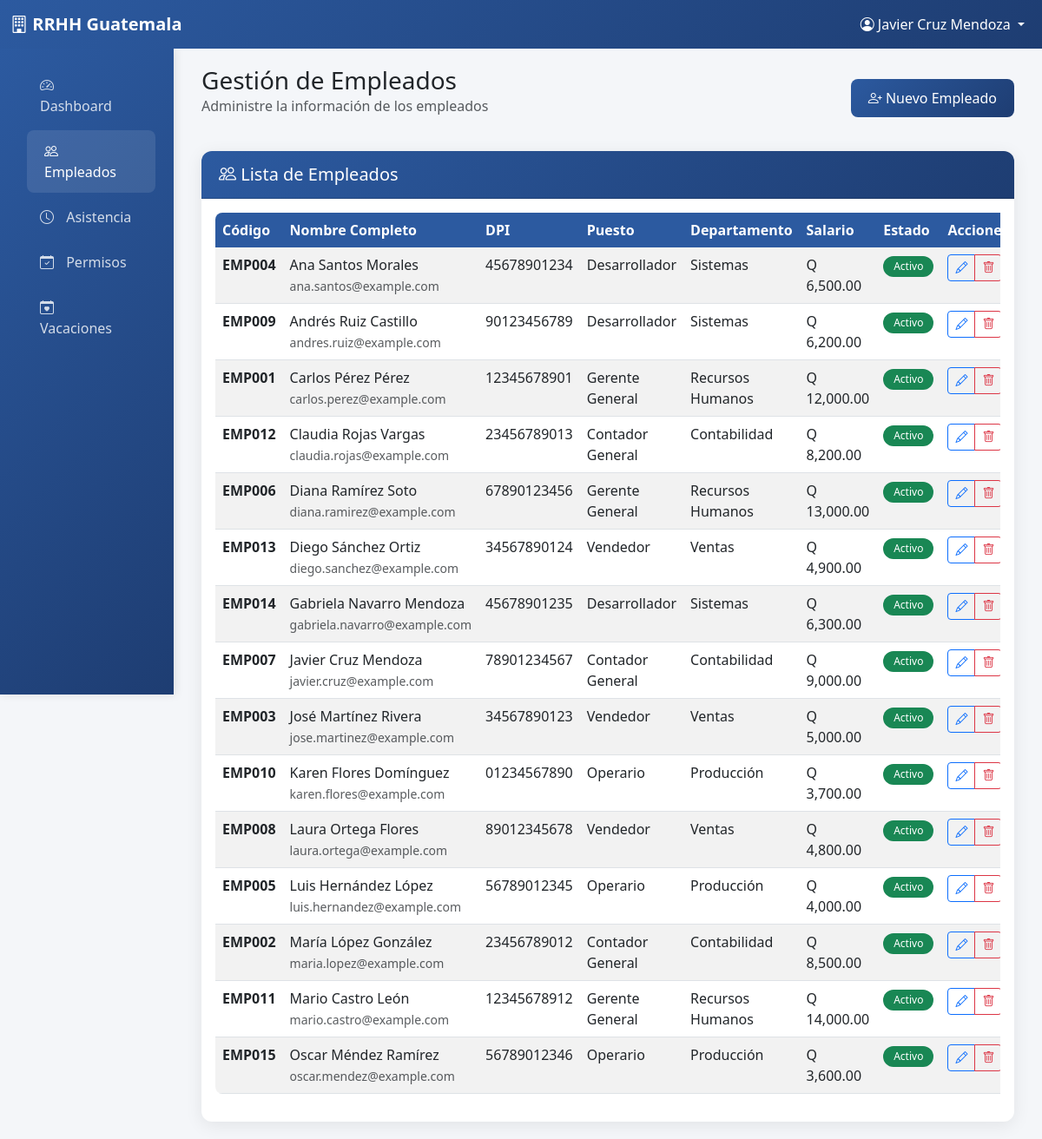
Page /empleados.php (signed in) on the committed database.
### tables this page shows
CREATE TABLE `empleados` (
  `id_empleado` int(11) NOT NULL,
  `codigo_empleado` varchar(20) NOT NULL,
  `nombres` varchar(100) NOT NULL,
  `apellidos` varchar(100) NOT NULL,
  `dpi` varchar(20) NOT NULL,
  `nit` varchar(15) DEFAULT NULL,
  `telefono` varchar(15) DEFAULT NULL,
  `email` varchar(100) DEFAULT NULL,
  `direccion` text DEFAULT NULL,
  `fecha_nacimiento` date DEFAULT NULL,
  `sexo` enum('M','F') DEFAULT NULL,
  `estado_civil` enum('soltero','casado','divorciado','viudo','union_hecho') DEFAULT NULL,
  `numero_igss` varchar(20) DEFAULT NULL,
  `numero_irtra` varchar(20) DEFAULT NULL,
  `numero_cuenta_bancaria` varchar(30) DEFAULT NULL,
  `banco` varchar(50) DEFAULT NULL,
  `id_puesto` int(11) DEFAULT NULL,
  `fecha_ingreso` date NOT NULL,
  `fecha_salida` date DEFAULT NULL,
  `salario_base` decimal(10,2) NOT NULL,
  `bonificacion_decreto` decimal(10,2) DEFAULT 250.00,
  `estado` enum('activo','inactivo','suspendido','finiquitado') DEFAULT 'activo',
  `foto` blob DEFAULT NULL,
  `fecha_creacion` timestamp NOT NULL DEFAULT current_timestamp(),
  `fecha_modificacion` timestamp NOT NULL DEFAULT current_timestamp() ON UPDATE current_timestamp()
);

CREATE TABLE `puestos` (
  `id_puesto` int(11) NOT NULL,
  `nombre` varchar(100) NOT NULL,
  `descripcion` text DEFAULT NULL,
  `salario_base` decimal(10,2) NOT NULL,
  `id_departamento` int(11) DEFAULT NULL,
  `estado` enum('activo','inactivo') DEFAULT 'activo',
  `fecha_creacion` timestamp NOT NULL DEFAULT current_timestamp()
);

CREATE TABLE `departamentos` (
  `id_departamento` int(11) NOT NULL,
  `nombre` varchar(100) NOT NULL,
  `descripcion` text DEFAULT NULL,
  `jefe_departamento` int(11) DEFAULT NULL,
  `estado` enum('activo','inactivo') DEFAULT 'activo',
  `fecha_creacion` timestamp NOT NULL DEFAULT current_timestamp()
);

### empleados.php (the view, shortened to what this page needs)
<?php
$database = new Database();
$db = $database->getConnection();
$action = $_GET['action'] ?? 'listar';
if ($action == 'listar') {
    $stmt = $db->query("
        SELECT e.*, p.nombre as puesto, d.nombre as departamento
        FROM empleados e
        LEFT JOIN puestos p ON e.id_puesto = p.id_puesto
        LEFT JOIN departamentos d ON p.id_departamento = d.id_departamento
        WHERE e.estado != 'finiquitado'
        ORDER BY e.nombres, e.apellidos
    ");
    $empleados = $stmt->fetchAll(PDO::FETCH_ASSOC);
}
include 'includes/header.php';
?>
<div class="container-fluid">
    <div class="row">
        <?php include 'includes/sidebar.php'; ?>
        <div class="col-lg-10">
            <div class="main-content">
                <?php if ($action == 'listar'): ?>
                <div class="d-flex justify-content-between align-items-center mb-4">
                    <div>
                        <h1 class="h3 mb-0">Gestión de Empleados</h1>
                        <p class="text-muted">Administre la información de los empleados</p>
                    </div>
                    <a href="?action=nuevo" class="btn btn-primary">
                        <i class="bi bi-person-plus"></i> Nuevo Empleado
                    </a>
                </div>
                <div class="card">
                    <div class="card-header">
                        <h5 class="mb-0"><i class="bi bi-people"></i> Lista de Empleados</h5>
                    </div>
                    <div class="card-body">
                        <div class="table-responsive">
                            <table id="empleadosTable" class="table table-striped table-hover">
                                <thead>
                                    <tr>
                                        <th>Código</th>
                                        <th>Nombre Completo</th>
                                        <th>DPI</th>
                                        <th>Puesto</th>
                                        <th>Departamento</th>
                                        <th>Salario</th>
                                        <th>Estado</th>
                                        <th>Acciones</th>
                                    </tr>
                                </thead>
                                <tbody>
                                    <?php foreach ($empleados as $emp): ?>
                                    <tr>
                                        <td><strong><?php echo $emp['codigo_empleado']; ?></strong></td>
                                        <td>
                                            <?php echo $emp['nombres'] . ' ' . $emp['apellidos']; ?><br>
                                            <small class="text-muted"><?php echo $emp['email']; ?></small>
                                        </td>
                                        <td><?php echo $emp['dpi']; ?></td>
                                        <td><?php echo $emp['puesto'] ?: 'Sin asignar'; ?></td>
                                        <td><?php echo $emp['departamento'] ?: 'Sin asignar'; ?></td>
                                        <td>Q <?php echo number_format($emp['salario_base'], 2); ?></td>
                                        <td>
                                            <?php
                                            $badge_class = '';
                                            switch($emp['estado']) {
                                                case 'activo': $badge_class = 'bg-success'; break;
                                            }
                                            ?>
                                            <span class="badge <?php echo $badge_class; ?>">
                                                <?php echo ucfirst($emp['estado']); ?>
                                            </span>
                                        </td>
                                        <td>
                                            <div class="btn-group" role="group">
                                                <a href="?action=editar&id=<?php echo $emp['id_empleado']; ?>"
                                                   class="btn btn-sm btn-outline-primary" data-bs-toggle="tooltip" title="Editar">
                                                    <i class="bi bi-pencil"></i>
                                                </a>
                                                <button onclick="confirmDelete('?action=eliminar&id=<?php echo $emp['id_empleado']; ?>', '¿Desea desactivar este empleado?')"
                                                        class="btn btn-sm btn-outline-danger" data-bs-toggle="tooltip" title="Desactivar">
                                                    <i class="bi bi-trash"></i>
                                                </button>
                                            </div>
                                        </td>
                                    </tr>
                                    <?php endforeach; ?>
                                </tbody>
                            </table>
                        </div>
                    </div>
                </div>
                <?php endif; ?>
            </div>
        </div>
    </div>
</div>
<?php include 'includes/footer.php'; ?>

### includes/header.php (style rules this page uses)
:root { --primary-color: #2c5aa0; --secondary-color: #f8f9fa; --accent-color: #28a745; --warning-color: #ffc107; --danger-color: #dc3545; --dark-color: #343a40; }
body { background-color: #f4f6f9; font-family: 'Segoe UI', Tahoma, Geneva, Verdana, sans-serif; }
.main-content { padding: 20px; }
.card { border: none; border-radius: 12px; box-shadow: 0 4px 20px rgba(0,0,0,0.08); transition: transform 0.2s ease, box-shadow 0.2s ease; }
.card-header { background: linear-gradient(135deg, var(--primary-color), #1e3d72); color: white; border-radius: 12px 12px 0 0 !important; padding: 15px 20px; }
.btn-primary { background: linear-gradient(135deg, var(--primary-color), #1e3d72); border: none; border-radius: 8px; padding: 10px 20px; font-weight: 500; transition: all 0.3s ease; }
.table { border-radius: 8px; overflow: hidden; }
.table thead th { background-color: var(--primary-color); color: white; border: none; font-weight: 600; }
.badge { padding: 6px 12px; border-radius: 20px; font-weight: 500; }

### rows in the picture
empleados: codigo_empleado "EMP004", nombres "Ana", apellidos "Santos Morales", email "ana.santos@example.com", dpi "45678901234", id_puesto.nombre "Desarrollador", departamentos.nombre "Sistemas", salario_base "6,500.00", estado "Activo"
empleados: codigo_empleado "EMP009", nombres "Andrés", apellidos "Ruiz Castillo", email "andres.ruiz@example.com", dpi "90123456789", id_puesto.nombre "Desarrollador", departamentos.nombre "Sistemas", salario_base "6,200.00", estado "Activo"
empleados: codigo_empleado "EMP001", nombres "Carlos", apellidos "Pérez Pérez", email "carlos.perez@example.com", dpi "12345678901", id_puesto.nombre "Gerente General", departamentos.nombre "Recursos Humanos", salario_base "12,000.00", estado "Activo"
empleados: codigo_empleado "EMP012", nombres "Claudia", apellidos "Rojas Vargas", email "claudia.rojas@example.com", dpi "23456789013", id_puesto.nombre "Contador General", departamentos.nombre "Contabilidad", salario_base "8,200.00", estado "Activo"
empleados: codigo_empleado "EMP006", nombres "Diana", apellidos "Ramírez Soto", email "diana.ramirez@example.com", dpi "67890123456", id_puesto.nombre "Gerente General", departamentos.nombre "Recursos Humanos", salario_base "13,000.00", estado "Activo"
empleados: codigo_empleado "EMP013", nombres "Diego", apellidos "Sánchez Ortiz", email "diego.sanchez@example.com", dpi "34567890124", id_puesto.nombre "Vendedor", departamentos.nombre "Ventas", salario_base "4,900.00", estado "Activo"
empleados: codigo_empleado "EMP014", nombres "Gabriela", apellidos "Navarro Mendoza", email "gabriela.navarro@example.com", dpi "45678901235", id_puesto.nombre "Desarrollador", departamentos.nombre "Sistemas", salario_base "6,300.00", estado "Activo"
empleados: codigo_empleado "EMP007", nombres "Javier", apellidos "Cruz Mendoza", email "javier.cruz@example.com", dpi "78901234567", id_puesto.nombre "Contador General", departamentos.nombre "Contabilidad", salario_base "9,000.00", estado "Activo"
empleados: codigo_empleado "EMP003", nombres "José", apellidos "Martínez Rivera", email "jose.martinez@example.com", dpi "34567890123", id_puesto.nombre "Vendedor", departamentos.nombre "Ventas", salario_base "5,000.00", estado "Activo"
empleados: codigo_empleado "EMP010", nombres "Karen", apellidos "Flores Domínguez", email "karen.flores@example.com", dpi "01234567890", id_puesto.nombre "Operario", departamentos.nombre "Producción", salario_base "3,700.00", estado "Activo"
empleados: codigo_empleado "EMP008", nombres "Laura", apellidos "Ortega Flores", email "laura.ortega@example.com", dpi "89012345678", id_puesto.nombre "Vendedor", departamentos.nombre "Ventas", salario_base "4,800.00", estado "Activo"
empleados: codigo_empleado "EMP005", nombres "Luis", apellidos "Hernández López", email "luis.hernandez@example.com", dpi "56789012345", id_puesto.nombre "Operario", departamentos.nombre "Producción", salario_base "4,000.00", estado "Activo"
empleados: codigo_empleado "EMP002", nombres "María", apellidos "López González", email "maria.lopez@example.com", dpi "23456789012", id_puesto.nombre "Contador General", departamentos.nombre "Contabilidad", salario_base "8,500.00", estado "Activo"
empleados: codigo_empleado "EMP011", nombres "Mario", apellidos "Castro León", email "mario.castro@example.com", dpi "12345678912", id_puesto.nombre "Gerente General", departamentos.nombre "Recursos Humanos", salario_base "14,000.00", estado "Activo"
empleados: codigo_empleado "EMP015", nombres "Oscar", apellidos "Méndez Ramírez", email "oscar.mendez@example.com", dpi "56789012346", id_puesto.nombre "Operario", departamentos.nombre "Producción", salario_base "3,600.00", estado "Activo"

### other values in the picture
$_SESSION['nombre_usuario'] "Javier Cruz Mendoza"
